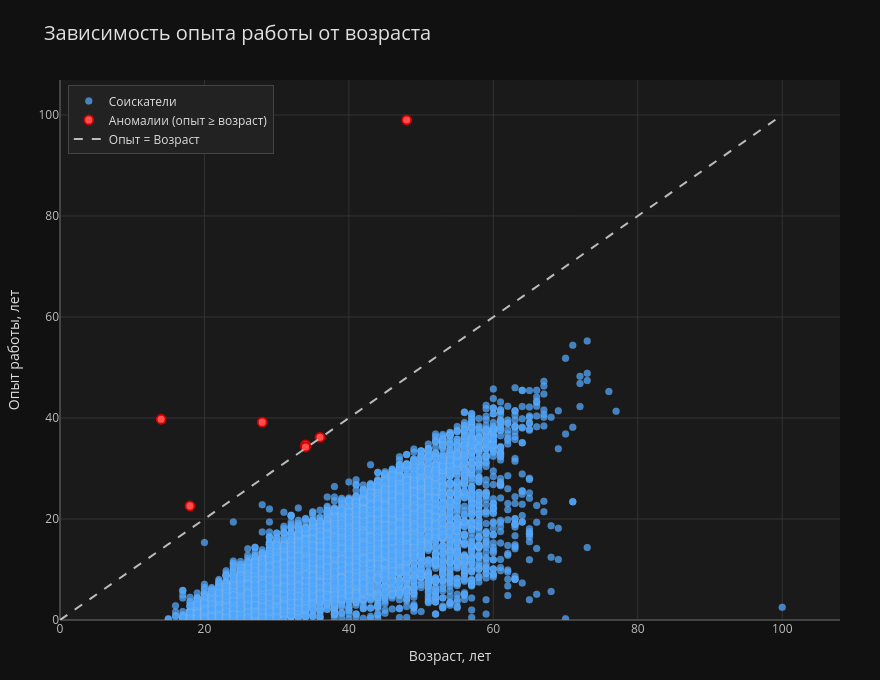

Notebook source saved alongside this figure:
### Markdown cell above
### 8. Постройте диаграмму рассеяния, показывающую зависимость опыта работы (**"Опыт работы (месяц)"**) от возраста (**"Возраст"**). 
Опыт работы переведите из месяцев в года, чтобы признаки были в едином масштабе. Постройте на графике дополнительно прямую, проходящую через точки (0, 0) и (100, 100). Данная прямая соответствует значениям, когда опыт работы равен возрасту человека. Точки, лежащие на этой прямой и выше нее - аномалии в наших данных (опыт работы больше либо равен возрасту соискателя)

### Code cell
# Создаём копию и переводим опыт в годы
df_plot = hh_database.copy()

df_plot["Опыт работы (лет)"] = df_plot["Опыт работы (месяц)"] / 12
df_plot = df_plot.dropna(subset=["Возраст", "Опыт работы (лет)"])

df_plot["Аномалия"] = df_plot["Опыт работы (лет)"] >= df_plot["Возраст"]

colors = np.where(df_plot["Аномалия"], "#ff4d4d", "#4da6ff") 

fig = go.Figure()

# Обычные точки
fig.add_trace(
    go.Scatter(
        x=df_plot["Возраст"],
        y=df_plot["Опыт работы (лет)"],
        mode="markers",
        marker=dict(
            size=7,
            color=colors,
            opacity=0.75,
            line=dict(width=0.6, color="rgba(200,200,200,0.3)")
        ),
        name="Соискатели",
        hovertemplate=(
            "Возраст: %{x} лет<br>" +
            "Опыт: %{y:.1f} лет<br>" +
            "<extra></extra>"
        )
    )
)

# Аномалии точки
if df_plot["Аномалия"].any():
    df_anom = df_plot[df_plot["Аномалия"]]
    fig.add_trace(
        go.Scatter(
            x=df_anom["Возраст"],
            y=df_anom["Опыт работы (лет)"],
            mode="markers",
            marker=dict(
                size=9,
                color="#ff4d4d",
                symbol="circle",
                line=dict(width=1.8, color="#cc0000")
            ),
            name="Аномалии (опыт ≥ возраст)",
            hovertemplate=(
                "Возраст: %{x} лет<br>" +
                "Опыт: %{y:.1f} лет<br>" +
                "АНОМАЛИЯ<extra></extra>"
            )
        )
    )

# Прямая y = x
fig.add_trace(
    go.Scatter(
        x=[0, 100],
        y=[0, 100],
        mode="lines",
        line=dict(color="#bbbbbb", width=2, dash="dash"),
        name="Опыт = Возраст",
        hoverinfo="skip"
    )
)

# Настройки 
fig.update_layout(
    title=dict(
        text="Зависимость опыта работы от возраста",
        font=dict(size=20, color="#e0e0e0")
    ),
    xaxis_title=dict(text="Возраст, лет", font=dict(size=14, color="#cccccc")),
    yaxis_title=dict(text="Опыт работы, лет", font=dict(size=14, color="#cccccc")),
    
    height=680,
    width=880,
    showlegend=True,
    hovermode="closest",
    
    plot_bgcolor="#1a1a1a",
    paper_bgcolor="#111111",
    
    xaxis=dict(
        range=[0, df_plot["Возраст"].max() * 1.08],
        gridcolor="#333333",
        zerolinecolor="#444444",
        tickfont=dict(color="#bbbbbb"),
        title_font=dict(color="#dddddd")
    ),
    yaxis=dict(
        range=[0, df_plot["Опыт работы (лет)"].max() * 1.08],
        gridcolor="#333333",
        zerolinecolor="#444444",
        tickfont=dict(color="#bbbbbb"),
        title_font=dict(color="#dddddd")
    ),
    
    legend=dict(
        font=dict(color="#dddddd"),
        bgcolor="#222222",
        bordercolor="#444444",
        borderwidth=1,
        yanchor="top",
        y=0.99,
        xanchor="left",
        x=0.01
    ),
    
    margin=dict(l=60, r=40, t=80, b=60)
)

fig.show()

# 4.8 Сколько точек лежат строго выше построенной прямой? Так как точки могут сливаться с прямой, то для ответа на этот вопрос проще всего воспользоваться интерактивной визуализацией либо получить таблицу с наблюдениями, лежащими выше прямой с помощью фильтрации.
# 7

### Figure 1 — Plotly figure (JSON) as saved in the notebook; plotly's stock layout.template omitted (floating-point values rounded to 4 significant figures; data arrays with more than 128 entries replaced by an {"elided": "..."} marker saying what was removed)
{"data": [{"hovertemplate": "Возраст: %{x} лет<br>Опыт: %{y:.1f} лет<br><extra></extra>", "marker": {"color": {"elided": "44574 str values"}, "line": {"color": "rgba(200,200,200,0.3)", "width": 0.6}, "opacity": 0.75, "size": 7}, "mode": "markers", "name": "Соискатели", "x": {"elided": "44574 int values"}, "y": {"elided": "44574 float values"}, "type": "scatter"}, {"hovertemplate": "Возраст: %{x} лет<br>Опыт: %{y:.1f} лет<br>АНОМАЛИЯ<extra></extra>", "marker": {"color": "#ff4d4d", "line": {"color": "#cc0000", "width": 1.8}, "size": 9, "symbol": "circle"}, "mode": "markers", "name": "Аномалии (опыт ≥ возраст)", "x": [18, 28, 34, 34, 14, 48, 36], "y": [22.58, 39.17, 34.67, 34.25, 39.75, 99.0, 36.17], "type": "scatter"}, {"hoverinfo": "skip", "line": {"color": "#bbbbbb", "dash": "dash", "width": 2}, "mode": "lines", "name": "Опыт = Возраст", "x": [0, 100], "y": [0, 100], "type": "scatter"}], "layout": {"title": {"font": {"size": 20, "color": "#e0e0e0"}, "text": "Зависимость опыта работы от возраста"}, "xaxis": {"title": {"font": {"size": 14, "color": "#dddddd"}, "text": "Возраст, лет"}, "tickfont": {"color": "#bbbbbb"}, "range": [0, 108.0], "gridcolor": "#333333", "zerolinecolor": "#444444"}, "yaxis": {"title": {"font": {"size": 14, "color": "#dddddd"}, "text": "Опыт работы, лет"}, "tickfont": {"color": "#bbbbbb"}, "range": [0, 106.9], "gridcolor": "#333333", "zerolinecolor": "#444444"}, "legend": {"font": {"color": "#dddddd"}, "bgcolor": "#222222", "bordercolor": "#444444", "borderwidth": 1, "yanchor": "top", "y": 0.99, "xanchor": "left", "x": 0.01}, "margin": {"l": 60, "r": 40, "t": 80, "b": 60}, "height": 680, "width": 880, "showlegend": true, "hovermode": "closest", "plot_bgcolor": "#1a1a1a", "paper_bgcolor": "#111111"}}
